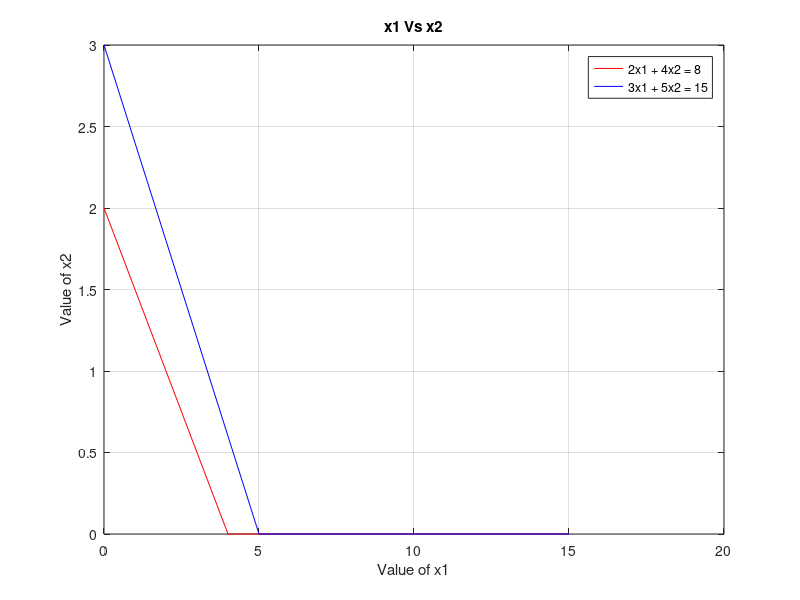

Source code (MATLAB): (Note: this script raises an error after producing the figure.)
C = [3 2];
A = [2 4; 3 5];
B = [8; 15];
y1 = 0:1:max(B);
x21 = (B(1) - A(1,1).*y1)./A(1,2);
x22 = (B(2) - A(2,1).*y1)./A(2,2);
x21 = max(0,x21);
x22 = max(0,x22);
plot(y1,x21,'r',y1,x22,'b')
xlabel('Value of x1');
ylabel('Value of x2');
title('x1 Vs x2')
legend('2x1 + 4x2 = 8','3x1 + 5x2 = 15')
grid on
cx1 = find(y1==0); 
c1 = find(x21==0); 
Line1 = [y1(:,[c1 cx1]) ; x21(:,[c1 cx1])]';
c2 = find(x22==0); 
Line2 = [y1(:,[c2 cx1]) ; x21(:,[c2 cx1])]';
corpt = unique([Line1; Line2],'rows');
H = [0;0];
for i=1:size(A,1) 
    A1 = A(i,:);
    B1 = B(i,:);
    for j=i+1:size(A,1)
        A2 = A(j,:);
        B2 = B(j,:);
        A3 = [A1;A2];
        B3 = [B1;B2];
        t = (inv(A3))*B3;
        H = [H;t];
    end
end
pt = H';
allpt = [pt;corpt];
points = unique(allpt,'rows');

P = constraint(points);
P = unique(P,'rows');
for i=1:size(P,1)
    F(i,:) = sum(P(i,:).*C);
end

Fun = [P,F];
[f,g] = max(F);
opt = Fun(g,:);
OPT = array2table(opt);